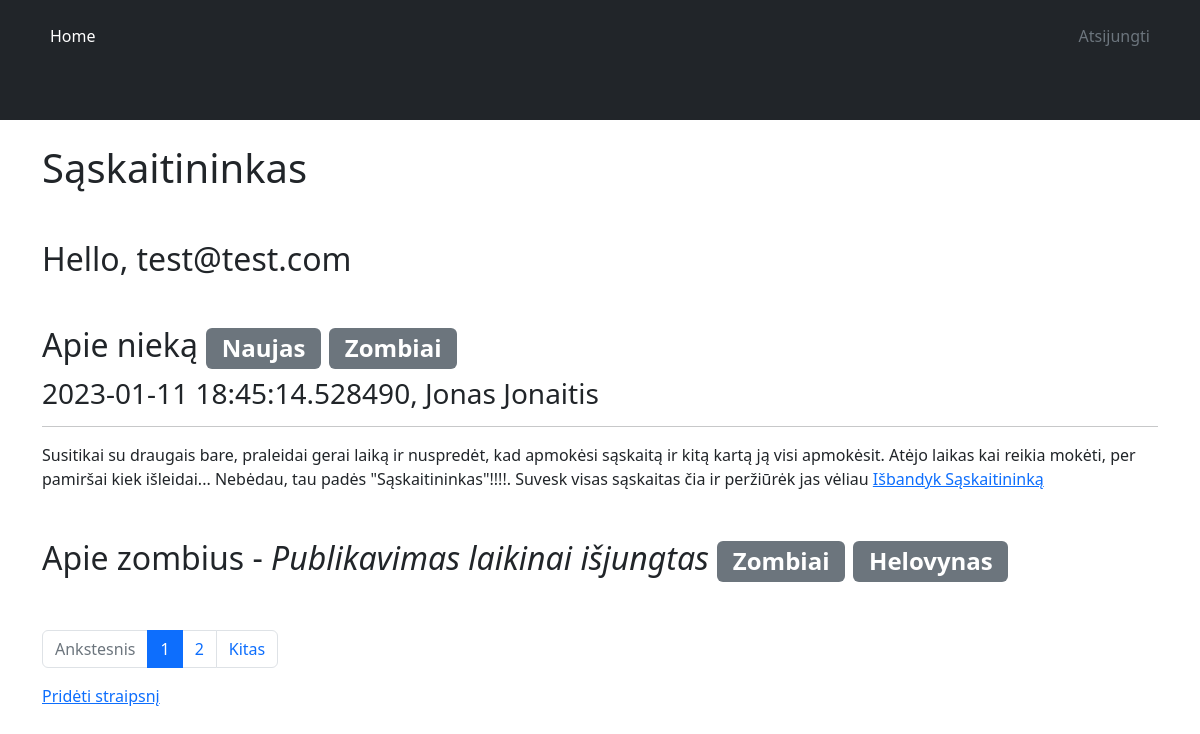
Screenshot of / (signed in) with the database file from the repository.
### app/models/User.py (models this page shows)
class User(db.Model, UserMixin):
    id = db.Column(db.Integer, primary_key=True)
    email = db.Column(db.String(255), unique=True, nullable=False)
    password = db.Column(db.String(255), nullable=False)
    picture = db.Column(db.String(255), nullable=False, default='default_profile.jpg')

### app/models/Articles.py (models this page shows, shortened)
class Articles(db.Model):
    id = db.Column(db.Integer, primary_key=True)
    title = db.Column(db.String(255), nullable=False)
    text = db.Column(db.Text, nullable=False)
    status = db.Column(db.Enum(StatusType), nullable=False,
                       default=StatusType.IN_REVIEW)
    date = db.Column(db.DateTime, nullable=False, default=datetime.now())
    author_id = db.Column(db.Integer, db.ForeignKey('authors.id'))
    author = db.relationship('Authors')
    tags = db.relationship('Tags', secondary=articles_tags)

### app/models/Tags.py (models this page shows, shortened)
class Tags(db.Model):
    id = db.Column(db.Integer, primary_key=True)
    name = db.Column(db.String(100), nullable=False, unique=True)

### app/models/Authors.py (models this page shows, shortened)
class Authors(db.Model):
    id = db.Column(db.Integer, primary_key=True)
    first_name = db.Column(db.String(100), nullable=False)
    last_name = db.Column(db.String(100), nullable=False)

### app/views.py (the view)
@app.route('/')
def home():
    page = request.args.get('page', 1, type=int)
    articles = Articles.query.paginate(page=page, per_page=2)
    return render_template('index.html', articles=articles, StatusType=StatusType)

### app/views.py (called while the page is built)
@login_manager.user_loader
def load_user(user_id):
    return User.query.get(user_id)

### app/templates/index.html (shortened to what this page needs)
{% extends 'base.html' %}
{% block main %}
  <h1 class="mb-5">Sąskaitininkas</h1>
    {% if current_user.is_authenticated %}
      <h2 class="mb-5">Hello, {{ current_user.email }}</h2>
    {% endif %}
  {% for article in articles %}
    <div class="mb-5">
    {% if article.status.value == StatusType.PUBLISHED.value %}
      <h2>{{ article.title }}
        {% for tag in article.tags %}
          <span class="badge bg-secondary">{{ tag.name }}</span>
        {% endfor %}
      </h2>
      <h3>{{ article.date }}, {{ article.author.first_name }} {{ article.author.last_name }}</h3>
      <hr>
      <p>Susitikai su draugais bare, praleidai gerai laiką ir nuspredėt, kad apmokėsi sąskaitą ir kitą kartą ją visi apmokėsit.
        Atėjo laikas kai reikia mokėti, per pamiršai kiek išleidai... Nebėdau, tau padės "Sąskaitininkas"!!!!. Suvesk visas sąskaitas čia ir peržiūrėk jas vėliau <a href="{{ url_for('registration') }}">Išbandyk Sąskaitininką</a>
      </p>
    {% else %}
      <h2>{{ article.title }} - <i>Publikavimas laikinai išjungtas</i>
        {% for tag in article.tags %}
          <span class="badge bg-secondary">{{ tag.name }}</span>
        {% endfor %}
      </h2>
    {% endif %}
    </div>
  {% endfor %}
    <nav aria-label="Page navigation example">
      <ul class="pagination">
          <li class="page-item {{ '' if articles.has_prev else 'disabled' }}">
              <a class="page-link" href="{{ url_for('home', page=articles.prev_num) }}">Ankstesnis</a>
            </li>
          {% for page_num in articles.iter_pages(left_edge=1, right_edge=1, left_current=1, right_current=2) %}
              {% if page_num %}
                    <li class="page-item {{ 'active' if articles.page == page_num else '' }}"><a class="page-link" href="{{ url_for('home', page=page_num) }}">{{ page_num }}</a></li>
              {% endif %}
          {% endfor %}
          <li class="page-item {{ '' if articles.has_next else 'disabled' }}">
              <a class="page-link" href="{{ url_for('home', page=articles.next_num) }}">Kitas</a>
            </li>
      </ul>
    </nav>
  {% if current_user.is_authenticated %}
  <a href="{{ url_for('add_article')}}">Pridėti straipsnį</a>
  {% endif %}
{% endblock %}

### rows the page displays
User: email "test@test.com"
Articles: title "Apie nieką", date "2023-01-11 18:45:14.528490", author.first_name "Jonas", author.last_name "Jonaitis"
Tags: name "Naujas"
Tags: name "Zombiai"
Articles: title "Apie zombius"
Tags: name "Helovynas"

### other values shown
{{ page_num }} "1" "2"
